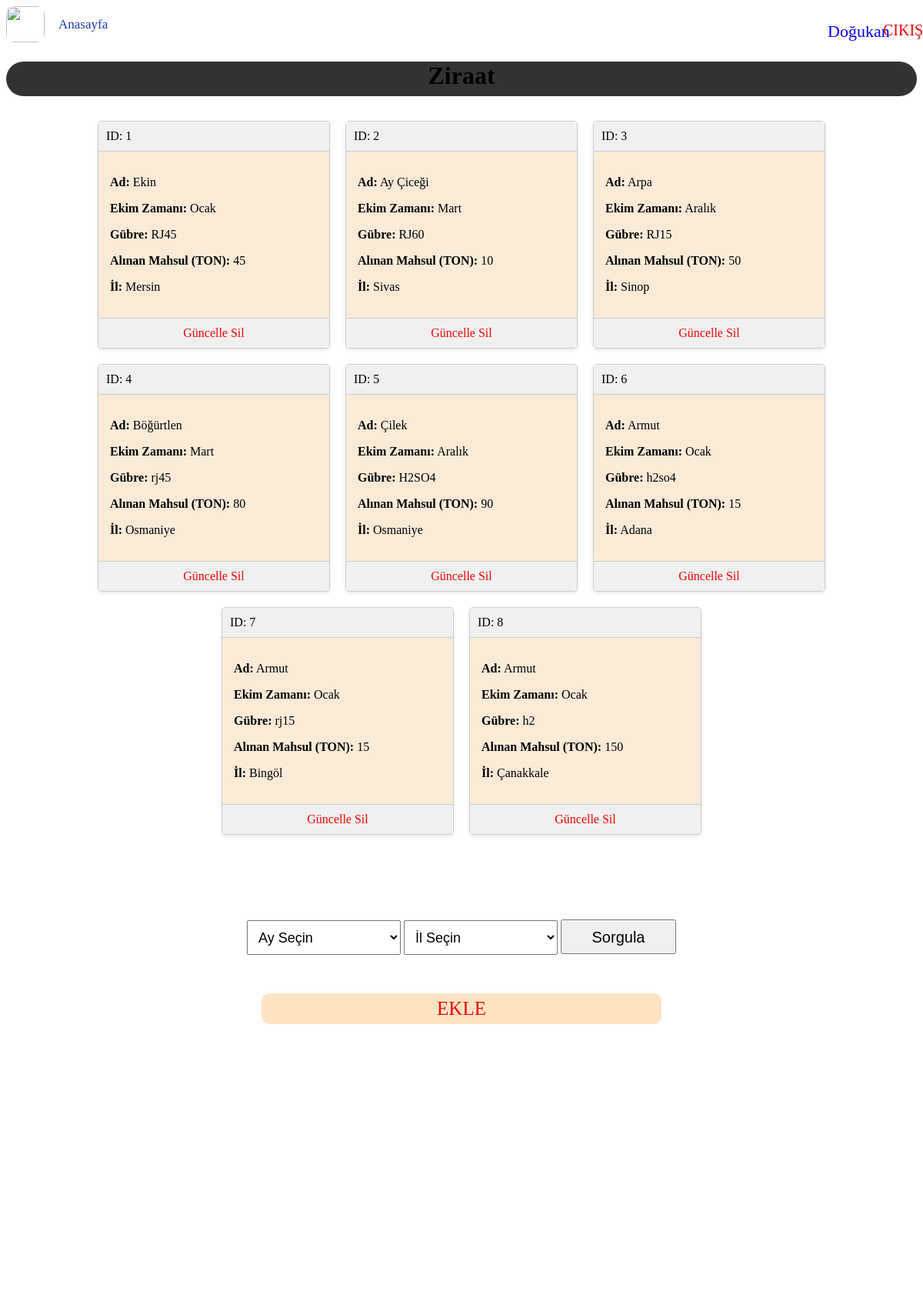
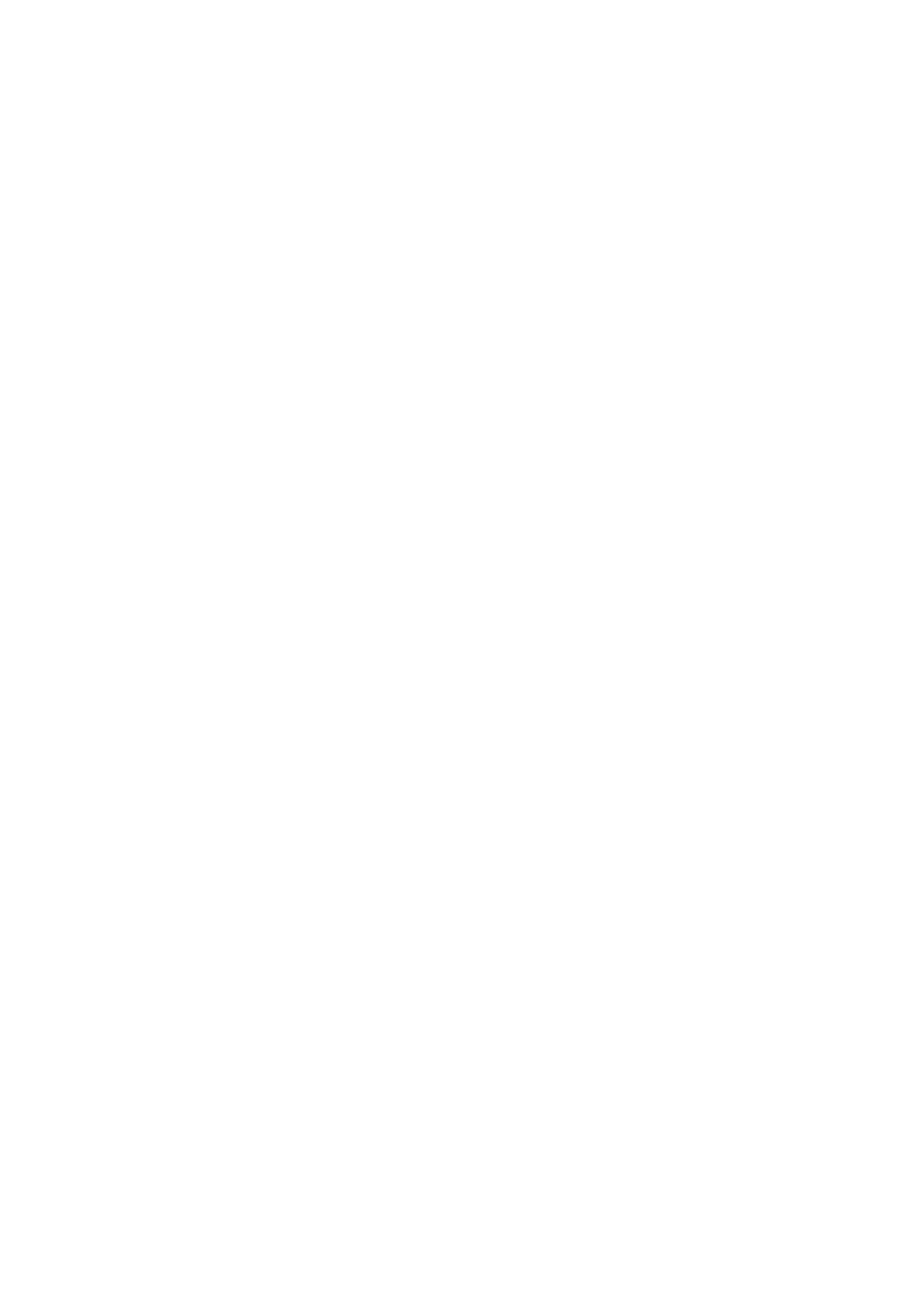
The app's page /ziraat (signed in, upper part) with its own data (2 pictures, top to bottom).
### tables this page shows
CREATE TABLE ziraat (id INTEGER PRIMARY KEY AUTOINCREMENT,ad TEXT , ekim_z TEXT , gubre TEXT , alınan_m TEXT, il TEXT);

### main.py (the view)
@app.route("/ziraat")
def ziraat():
    if "ad" in session and session ["ad"] != None:
         kullaniciadi = session.get('ad')
         sorgu = "SELECT * FROM ziraat"
         kayitlar = select(sorgu)
         return render_template("ziraat.html", ziraat = kayitlar , kullaniciadi=kullaniciadi)
    else:
      return redirect("/giris")

### sorgular.py (called while the page is built)
def select(sorgu):
     baglanti = sqlite3.connect("personel.db")
     imlec = baglanti.cursor()
     imlec.execute(sorgu)
     kayitlar = imlec.fetchall()
     baglanti.close()
     return kayitlar

### templates/ziraat.html (shortened to what this page needs)
<!DOCTYPE html>
<html lang="en">
<head>
    <link rel="stylesheet" href="/static/css/sty.css">
    <link rel="stylesheet" href="/static/css/ziraat.css">
</head>
        <div class="overlay">
    <body id="index_arkaplan" background="/static/images/indir.jpg">
    </div>
    <ul>
        {% if kullaniciadi %}
        <p id="kullanici">{{ kullaniciadi }} </p>
      {% endif %}
      <div id = "cık">
        <a href="{{ url_for('cikis') }}" id = "cık" >CIKIŞ</a>
      </div>
        <a href="{{ url_for('anasayfa') }}"><img src="/static/images/indir.jpg" id="navbarrsm" alt=""></a>
        <li><a href="{{ url_for('anasayfa') }}">Anasayfa</a></li>
    </ul>
    <header>
        <h1>Ziraat</h1>
    </header>
    <div class="container">
        {% for z in ziraat %}
        <div class="card">
            <div class="card-header">
                ID: {{ z[0] }}
            </div>
            <div class="card-body">
                <p><strong>Ad:</strong> {{ z[1] }}</p>
                <p><strong>Ekim Zamanı:</strong> {{ z[2] }}</p>
                <p><strong>Gübre:</strong> {{ z[3] }}</p>
                <p><strong>Alınan Mahsul (TON):</strong> {{ z[4] }}</p>
                <p><strong>İl:</strong> {{ z[5] }}</p>
            </div>
            <div class="card-footer">
                <a href="/ziraat/guncelle/{{ z[0] }}" class="buton">Güncelle</a>
                <a href="/ziraat/sil/{{ z[0] }}" class="buton">Sil</a>
            </div>
        </div>
        {% endfor %}
    </div>
    <div id="sorgu">
        <form action="{{ url_for('ziraat_sorgu') }}" method="post">
            <select id="ekim_zamanı" name="ekim_z" required>
                    <option value="none1">Ay Seçin</option>
                </select>
                <select id="katogori" name="il">
                    <option value="none">İl Seçin</option>
    </select>
            <button type="submit" id="sorgula_buton">Sorgula</button>
        </form>
    </div>
    <div>
        <a href="{{ url_for('ziraat_ekle') }}" class="buton" id="ekle_btn">EKLE</a>
    </div>
</body>
</html>

### css/sty.css (style rules this page uses)
h1 { background-color: #333; text-align: center; height: 45px; border-radius: 25px; }
.container { display: flex; flex-wrap: wrap; justify-content: center; }
.card { width: 300px; margin: 10px; border: 1px solid #ccc; border-radius: 5px; box-shadow: 0 2px 4px rgba(0, 0, 0, 0.1); }
.card-header { background-color: #f0f0f0; padding: 10px; border-bottom: 1px solid #ccc; border-top-left-radius: 5px; border-top-right-radius: 5px; }
.card-body { padding: 15px; background-color: antiquewhite; }
.card-footer { background-color: #f0f0f0; padding: 10px; border-top: 1px solid #ccc; border-bottom-left-radius: 5px; border-bottom-right-radius: 5px; text-align: center; }
.buton { text-decoration: none; color: #f00505; text-align: center; }

### css/ziraat.css (style rules this page uses)
ul { list-style-type: none; margin: 0; padding: 0; overflow: hidden; color : #333; justify-content: left; display: flex; border-radius: 10px; }
li { float: left; }
li a, .dropbtn { display: inline-block; color: rgb(30, 55, 178); text-align: center; padding: 14px 18px; text-decoration: none; font-size: 17px; border-radius: 15px; }
#navbarrsm { width: 50px; height: 47px; border-radius: 10px; }
body { background-repeat:no-repeat; background-position: center top; }
.overlay { position: absolute; top: 0; left: 0; width: 100%; height: 150%; background-color: white; opacity: 0.9; z-index: -1; }
#kullanici { display: block; margin-top: 20px; color: rgb(4, 0, 255); border-radius: 10px; margin-left: 89%; position: absolute; font-size: 22px; }
#cık { display: block; text-decoration: none; margin-top: 10px; color: #f00505; border-radius: 10px; margin-left: 95%; position: absolute; font-size: 20px; }
.buton { text-decoration: none; color: #f00505; text-align: center; }
#sorgu { margin-top: 100px; display: flex; justify-content: center; align-items: center; }
select { font-size: 18px; padding: 10px; width: 200px; height: 45px; }
#ekle_btn { display: flex; justify-content: center; align-items: center; text-decoration: none; background-color: bisque; border-radius: 10px; height: 40px; width: 520px; font-size: 25px; margin: 0 auto; transition: background-color 0.3s ease-in-out; margin-top: 50px; }
#sorgula_buton { padding: 10px; width: 150px; height: 45px; font-size: 20px; }
body { background-repeat:no-repeat; background-position: center top 50%; height: 900px; }
#index_arkaplan { background-attachment: fixed; }

### records on screen
ziraat: id "1", ad "Ekin", ekim_z "Ocak", gubre "RJ45", alınan_m "45", il "Mersin"
ziraat: id "2", ad "Ay Çiceği", ekim_z "Mart", gubre "RJ60", alınan_m "10", il "Sivas"
ziraat: id "3", ad "Arpa", ekim_z "Aralık", gubre "RJ15", alınan_m "50", il "Sinop"
ziraat: id "4", ad "Böğürtlen", ekim_z "Mart", gubre "rj45", alınan_m "80", il "Osmaniye"
ziraat: id "5", ad "Çilek", ekim_z "Aralık", gubre "H2SO4", alınan_m "90", il "Osmaniye"
ziraat: id "6", ad "Armut", ekim_z "Ocak", gubre "h2so4", alınan_m "15", il "Adana"
ziraat: id "7", ad "Armut", ekim_z "Ocak", gubre "rj15", alınan_m "15", il "Bingöl"
ziraat: id "8", ad "Armut", ekim_z "Ocak", gubre "h2", alınan_m "150", il "Çanakkale"

### other values on screen
{{ kullaniciadi }} "Doğukan"
